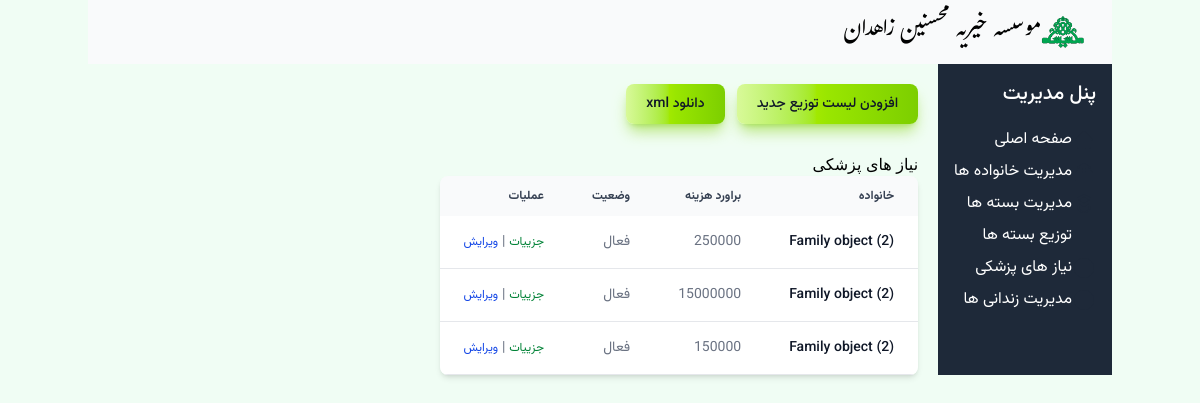
/medicalaids/, run on the app's committed database.
### Mohsenin/models.py (models this page shows, shortened)
class MedicalAid(models.Model):
    family = models.ForeignKey(Family, on_delete=models.CASCADE)
    medical_needs = models.TextField()
    estimated_cost = models.DecimalField(max_digits=10, decimal_places=0)
    is_active = models.BooleanField(default=True)

class Family(models.Model):
    doc_code = models.IntegerField('شماره پرونده')
    need_level = models.IntegerField('سطح نیاز', default=1, choices=NEED_LEVEL_CHOICE)
    family_type = models.IntegerField('نوع نیازمندی', default=1, choices=FAMILY_TYPE_CHOICES)
    guardian = models.ForeignKey('Person', verbose_name='سرپرست خانوار', on_delete=models.SET_NULL, related_name='guardianship', null=True)
    address = models.CharField('آدرس',max_length=255)
    contact_number = models.CharField('شماره تماس',max_length=15, blank=True, null=True)
    postal_code = models.CharField('کدپستی',max_length=10, blank=True, null= True)
    distlist = models.ForeignKey(Dist, verbose_name='لیست توزیع',on_delete=models.SET_NULL, null=True)
    is_active = models.BooleanField('تحت پوشش',default=True)  # To track if the family is currently receiving support

### Mohsenin/views.py (the view)
# urls.py: path("medicalaids/", views.MedicalAidListView.as_view(), name="medicalaid_list"),
class MedicalAidListView(ListView):
    template_name = "Medicalaid/medicalaid_list.html"
    model = MedicalAid
    context_object_name = "medicalaids"

### Mohsenin/templates/Medicalaid/medicalaid_list.html
{% extends "base.html" %}
{% block content %}
<div class="py-5 vazir-medium no-print">
<button type="button" class="text-gray-900 bg-gradient-to-r from-lime-200 via-lime-400 to-lime-500 hover:bg-gradient-to-br focus:ring-4 focus:outline-none focus:ring-lime-300 dark:focus:ring-lime-800 shadow-lg shadow-lime-500/50 dark:shadow-lg dark:shadow-lime-800/80 font-medium rounded-lg text-sm px-5 py-2.5 text-center me-2 mb-2"><a href="{% url 'medicalaid_create' %}">افزودن لیست توزیع جدید</a></button>
<button type="button" class="text-gray-900 bg-gradient-to-r from-lime-200 via-lime-400 to-lime-500 hover:bg-gradient-to-br focus:ring-4 focus:outline-none focus:ring-lime-300 dark:focus:ring-lime-800 shadow-lg shadow-lime-500/50 dark:shadow-lg dark:shadow-lime-800/80 font-medium rounded-lg text-sm px-5 py-2.5 text-center me-2 mb-2"><a href="{% url 'download_medicalaid' %}">دانلود xml</a></button>
</div>
<h2>نیاز های پزشکی</h2>
<div class="relative overflow-x-auto shadow-md sm:rounded-lg">
<table class="w-full text-sm text-left rtl:text-right text-gray-500 dark:text-gray-400">
    <thead class="text-xs text-gray-700 uppercase bg-gray-50 dark:bg-gray-700 dark:text-gray-400">
    <tr class='vazir-semibold'>
        <th scope="col" class="px-6 py-3 text-end">خانواده</th>
        <th scope="col" class="px-6 py-3 text-right">براورد هزینه</th>
        <th scope="col" class="px-6 py-3 text-right">وضعیت</th>
        <th scope="col" class="px-6 py-3 text-right">عملیات</th>
    </tr>
</thead>
<tbody>
    {% for medicalaid in medicalaids %}
    <tr class="bg-white border-b dark:bg-gray-800 dark:border-gray-700 border-gray-200 hover:bg-gray-50 dark:hover:bg-gray-600 vazir-normal">
        <th scope="row" class="px-6 py-4 font-medium text-gray-900 whitespace-nowrap dark:text-white">{{ medicalaid.family }}</th>
        <td class="px-6 py-4">{{ medicalaid.estimated_cost }}</td>
        <td class="px-6 py-4">{% if medicalaid.is_active %}فعال{% else %}غیر فعال{% endif %}</td>
        <td  class="px-6 py-4 no-print">
            <a href="{% url 'medicalaid_detail' medicalaid.pk %}" class="text-green-700 text-xs">جزییات</a> |
            <a href="{% url 'medicalaid_update' medicalaid.pk %}" class="text-blue-700 text-xs">ویرایش</a>
            </td>
    </tr>
    {% endfor %}
</tbody>
</table>
</div>
{% endblock %}

### data on the page
MedicalAid: family "Family object (2)", estimated_cost "250000", is_active "فعال"
MedicalAid: family "Family object (2)", estimated_cost "15000000", is_active "فعال"
MedicalAid: family "Family object (2)", estimated_cost "150000", is_active "فعال"
